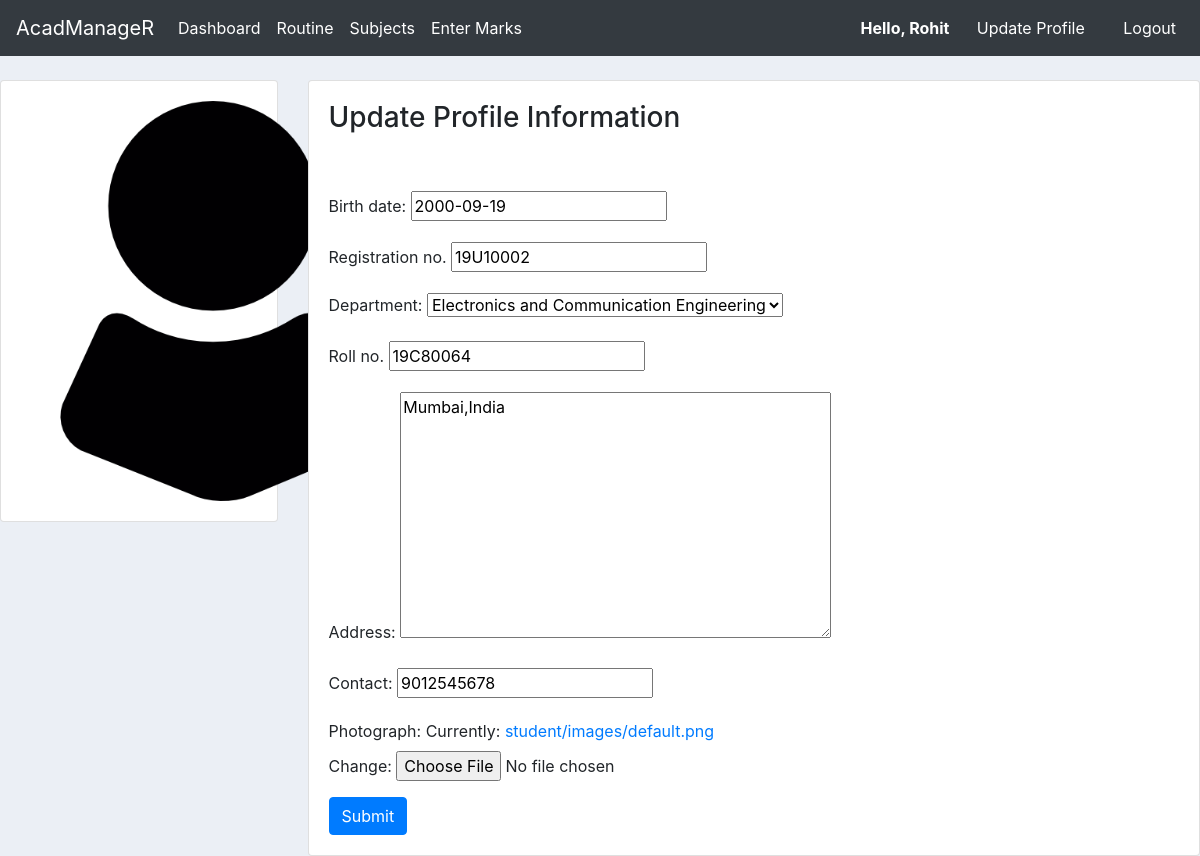
The page /student/update/ (signed in) on the database its author committed.
### student/models.py (models this page shows, shortened)
class StudentProfile(models.Model):
    student = models.OneToOneField(User, on_delete=models.CASCADE, blank=True, null=True)
    birth_date    = models.DateField(null=True)
    reg           = models.CharField(verbose_name='Registration no.',max_length=8,blank=False,unique=True,null=True)
    department = models.ForeignKey(Department, on_delete=models.CASCADE, null=True)
    roll = models.CharField(verbose_name='Roll no.',max_length=8,unique=True,blank=False,null=True)
    address       = models.TextField(verbose_name='Address',blank=False,null=True)
    contact       = models.CharField(max_length=13,blank=False,unique=True,null=True)
    photograph    = models.ImageField(upload_to='student/images',null=True, default='student/images/default.png')

### student/views.py (the view)
# urls.py: path('student/update/', views.updateView, name='update'),
@login_required(login_url='student:login')
def updateView(request):
    student = request.user.studentprofile
    form = StudentProfileUpdateForm(instance=student)
    if request.method == 'POST':
        form = StudentProfileUpdateForm(request.POST, request.FILES, instance=student)
        if form.is_valid():
            form.save()
            return redirect('/')
    context = {
        'form':form,
        'student':student,
    }
    return render(request, 'student/update_form.html', context)

### student/forms.py
class StudentProfileUpdateForm(forms.ModelForm):
    class Meta:
        model = StudentProfile
        fields = '__all__'
        exclude = ['student']

### student/models.py (called while the page is built)
    def __str__(self):
        return self.name

### student/templates/student/update_form.html (shortened to what this page needs)
{%  extends 'student/base.html' %}
{% block body_block %}
<br>
<div class="row">
	<div class="col-md-3">
		<div class="card card-body">
			<img class="profile-pic" src="{{request.user.studentprofile.photograph.url}}" >
		</div>
	</div>
	<div class="col-md-9">
		<div class="card card-body">
            <h3>Update Profile Information</h3>
            <br>
            <br>
			<form method="POST" action="" enctype="multipart/form-data">
				{{form.as_p}}
			<input class="btn btn-primary" type="submit" name="Update Information">
			</form>
		</div>
	</div>
</div>
{% endblock %}

### student/templates/student/navbar.html (shortened to what this page needs)
<nav class="navbar navbar-expand-lg navbar-dark bg-dark">
    <a class="navbar-brand" href="#">AcadManageR</a>
    <div class="collapse navbar-collapse" id="navbarNav">
      <ul class="navbar-nav">
        <li class="nav-item active">
          <a class="nav-link" href="{% url 'student:index' %}">Dashboard<span class="sr-only">(current)</span></a>
        </li>
        <li class="nav-item active">
            <a class="nav-link" href="https://admin.nitdgp.ac.in/files/academics/notices/2019/12/31/CLASS_ROUTINE_SECOND_SEM_EVEN_19_20_VXY9UQQ.pdf">Routine</a>
        </li>
        <li class="nav-item active">
          <a class="nav-link" href="{% url 'student:subjects' %}">Subjects</a>
        </li>
        <li class="nav-item active">
          <a class="nav-link" href="{% url 'student:select_semester' %}">Enter Marks</a>
        </li>
      </ul>
      <ul class="navbar-nav ml-auto">
        {% if request.user.is_authenticated %}
        <li class="nav-item active">
          <a class="nav-link" href="#" style="font-weight: bold;"> &nbsp&nbsp Hello, {{ user.first_name }}&nbsp&nbsp&nbsp</a>
        </li>
        <li class="nav-item active">
            <a class="nav-link" href="{% url 'student:update' %}">Update Profile&nbsp&nbsp&nbsp&nbsp&nbsp</a>
          </li>
        <li class="nav-item active">
          <a class="nav-link" href="{% url 'student:logout' %}">Logout</a>
        </li>
        {% endif %}
      </ul>
    </div>
  </nav>

### student/templates/student/base.html (style rules this page uses)
body { background-color: #ebeff5; }

### student/templates/student/update_form.html (style rules this page uses)
.profile-pic { max-width: 400px; max-height:400px; margin: 0 auto; border-radius: 50px; }

### rows shown on the page
StudentProfile: birth_date "2000-09-19", reg "19U10002", department "Electronics and Communication Engineering", roll "19C80064", address "Mumbai,India", contact "9012545678"

### other values the page prints
{{ user.first_name }} "Rohit"
